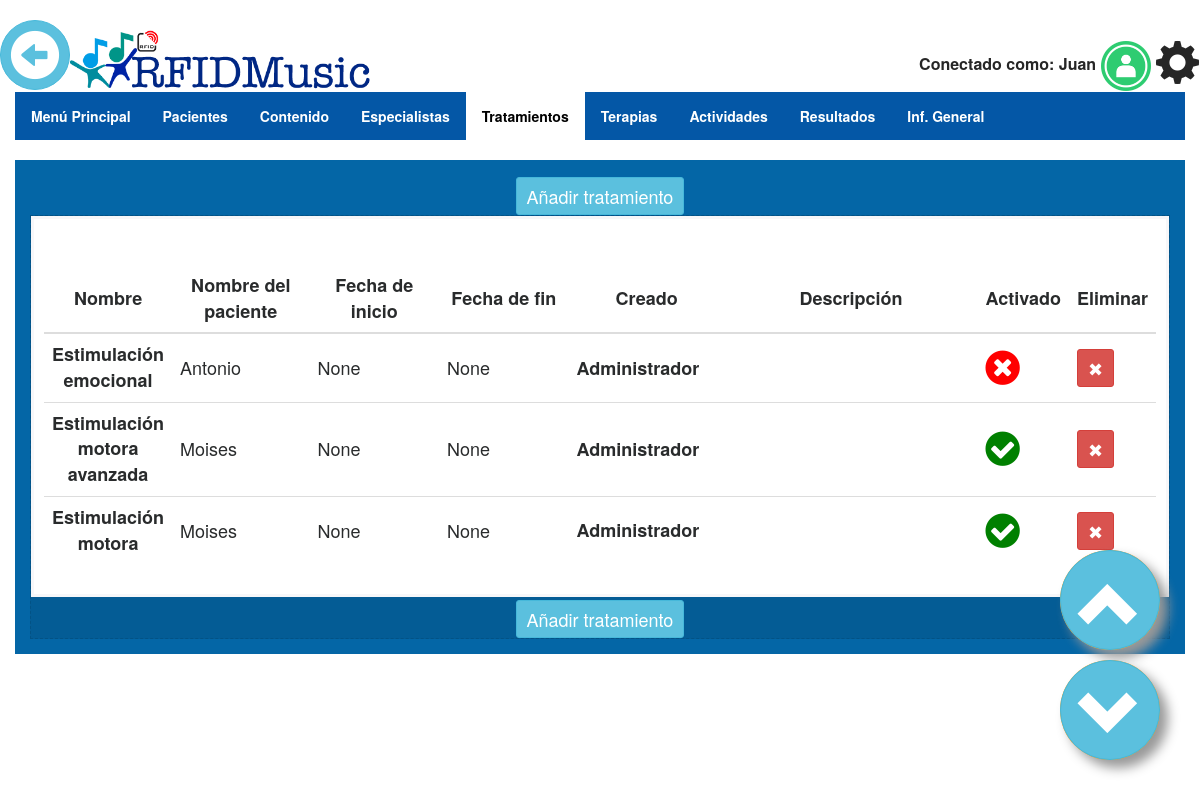
The page /settings/treatments_list/ (signed in) on the database its author committed.
### appQRMusical/models.py (models this page shows, shortened)
class Supervisa(models.Model):
    especialista = models.ForeignKey(Especialista,on_delete=models.CASCADE)
    tratamiento = models.ForeignKey(Tratamiento,on_delete=models.CASCADE)
    class Meta:
        unique_together = ("especialista","tratamiento")

class Tratamiento(models.Model):
    id = models.AutoField(primary_key=True)
    nombre = models.CharField("Nombre",max_length=50)
    paciente = models.ForeignKey(Paciente,on_delete=models.CASCADE)
    fecha_inicio = models.DateField(null=True,blank=True)
    fecha_fin = models.DateField(null=True,blank=True)
    descripcion = models.TextField(blank=True)
    activado = models.BooleanField(default=False)

class Paciente(models.Model):
    id = models.AutoField(primary_key=True)
    imagen = models.ImageField(upload_to='profiles/', blank=True)
    nombre = models.CharField("Nombre",max_length=50)
    apellido = models.CharField("Apellido",max_length=50)
    fecha_de_nacimiento = models.DateField(null=True,blank=True)
    edad = models.IntegerField(null=True,blank=True)
    genero = models.CharField(max_length=10,choices = Genero, blank=True)
    nivel = models.IntegerField(choices = Nivel,default=1)
    codigo = models.CharField(max_length=8, blank=True)
    online = models.CharField(max_length=10, choices=Valores_Online, default="no")
    def __str__(self):
        return self.nombre

class Especialista(models.Model):
    user = models.OneToOneField(User, on_delete=models.CASCADE)
    nombre = models.CharField("Nombre",max_length=50)
    apellido = models.CharField("Apellido",max_length=50)
    email = models.EmailField()

### appQRMusical/views.py (the view)
# urls.py: url(r'^settings/treatments_list/$', Tratamientos_list, name='treatments_list'),
def Tratamientos_list(request):
	model = Tratamiento
	req = request.user.id
	thera = Especialista.objects.get(user_id=req)
	sup = Supervisa.objects.filter(especialista_id=thera)
	template_name="treatments_list.html"
	login_url='/login/'
	redirect_field_name = "/login/"
	context = {
	'QRM_color' : "QRM_orange",
	'object_list' : Tratamiento.objects.all(),
	'thera' : thera,
    'supervise' :  Supervisa.objects.all()
	}
	return render(request,'treatments_list.html',context)

### appQRMusical/templatetags/zbar_extras.py (called while the page is built)
@register.simple_tag
def stop_cam():
	print("Stop Cam")
	if global_vars.zbar_status != None:
		os.system("ps -A | grep zbar| awk '{print $1}' | xargs kill -9 $1")
		global_vars.zbar_status = None
		global_vars.cam = 1

@register.simple_tag
def restart_game_vars():
	print("Reset game's global vars")
	global_vars.game_fail = 0
	global_vars.game_success = 0
	global_vars.game_initialized = False
	global_vars.last_message = global_vars.message
	global_vars.message_alert = "alert-info"
	global_vars.game_image = "/files/static/Who.png"
	global_vars.game_image = ""
	global_vars.game_file = ""
	global_vars.game_display = "none"
	global_vars.message = 'Get close QR code to cam'

### appQRMusical/templates/treatments_list.html (shortened to what this page needs)
{% extends "body.html" %}
{% block content_wrapper %}
<ul class="ullist">
  <strong>
  <li><a class="ullista" href="{% url 'settings' %}">Menú Principal</a></li>
  <li><a class="ullista" href="{% url 'users_list' %}">Pacientes</a></li>
  <li><a class="ullista" href="{% url 'gallery' %}">Contenido</a></li>
  <li><a class="ullista" href="{% url 'therapists_list' %}">Especialistas </a></li>
  <li><a class="ullistactive" href="{% url 'treatments_list' %}">Tratamientos </a></li>
  <li><a class="ullista" href="{% url 'therapies_list' %}">Terapias </a></li>
  <li><a class="ullista" href="{% url 'activity_settings' %}">Actividades</a></li>
  <li><a class="ullista" href="{% url 'results' %}">Resultados</a></li>
  <li><a class="ullista" href="{% url 'summary' %}">Inf. General</a></li>
</strong>
</ul>
<div class="col-sm-12 QRM_box {{QRM_color}}">
		<a href="{% url 'create_treatment' %}">
			<div class="btn btn-sm btn-info">
				<p>Añadir tratamiento</p>
			</div>
		</a>
	<div class="QRM_box_in">
		<div class="QRM_wrapper_table">
			<table class="table table-hover">
				<thead>
					<tr>
						<th>Nombre</th>
						<th>Nombre del paciente</th>
						<th>Fecha de inicio</th>
						<th>Fecha de fin</th>
						<th>Creado</th>
						<th>Descripción</th>
						<th>Activado</th>
                        <th>Eliminar</th>
			    	</tr>
				</thead>
				<tbody>
					    {% for object in supervise %}
						        <tr onclick="document.location = '{% url 'update_treatment' object.tratamiento.id %}';">
		              				<th scope="row" style="width: 3%; vertical-align: middle;">
                                        {{ object.tratamiento.nombre }}
                                    </th>
		              				<td style="width: 15%; vertical-align: middle;">
		              					{{ object.tratamiento.paciente }}
		              				</td>
		              				<td style="width: 15%; vertical-align: middle;">{{ object.tratamiento.fecha_inicio }}</td>
		              				<td style="width: 15%; vertical-align: middle;">{{ object.tratamiento.fecha_fin }}</td>
		              				<td style="width: 15%; vertical-align: middle;"><strong>{{ object.especialista.nombre }}</strong></td>
		              				<td style="width: 30%; vertical-align: middle;">{{ object.tratamiento.descripcion }}</td>
		              				<td style="width: 5%; vertical-align: middle;">
		              					{% if object.tratamiento.activado %}
                                        <i class="fa fa-check-circle" style="font-size:40px;color:Green"></i>
                                        {% else %}
                                        <i class="fa fa-times-circle" style="font-size:40px;color:red"></i>
                                        {% endif %}
                                    </td>
							        <td style=" vertical-align: middle;">
								        <form action="{% url 'treatment_delete' object.tratamiento.id %}" method="post">
										        <button type="submit" class="btn btn-danger btn-sm">
											        <p>✖</p>
										        </button>
								        </form>
							        </td>
		            			</tr>x
					    {% endfor %}
				</tbody>
			</table>
		</div>
		<a href="{% url 'create_treatment' %}">
			<div class="btn btn-sm btn-info">
				<p>Añadir tratamiento</p>
			</div>
		</a>
</div>
</div>
{% endblock content_wrapper %}

### appQRMusical/templates/base.html (shortened to what this page needs)
<!DOCTYPE html>
{% load staticfiles %}
{% load zbar_extras %}
<html lang="es">
	<head>
		<link href="{% static 'css/bootstrap.min.css' %}" rel="stylesheet" type="text/css">
		<link href="{% static 'css/QRMusical.css' %}" rel="stylesheet" type="text/css">
		<link rel="stylesheet" href="{% static 'css/bootstrap-select.css' %}" type="text/css"/>
        <link rel="stylesheet" href="https://cdnjs.cloudflare.com/ajax/libs/font-awesome/4.7.0/css/font-awesome.min.css">
	</head>
	<body>
		<div id="sidebar" class="navbar QRM_nav navbar-static-top">
			<div class="container-fluid QRM_container">
       				<div class="navbar-header">
                        <a class="navbar-nav">
                            <button type="button" onclick="goBack()" class="btn btn-info btn-back btn-xl"><i class="glyphicon glyphicon-circle-arrow-left" style="font-size:50px"></i></button>
                        </a>
						{% if user.is_authenticated %}
					<a href="{% url 'settings' %}" class="navbar-brand QRM_navbar-brand">
						<img src="/files/static/RFIDMusic.png" class="QRM_logo">
					</a>
                    {% else %}
					<a class="navbar-brand QRM_navbar-brand">
						<img src="/files/static/RFIDMusic.png" class="QRM_logo">
					</a>
                        {%endif%}
				</div>
				<div class="navbar-collapse collapse" style="height: 1px;">
					<ul class="nav navbar-nav QRM_navbar_nav">
                        {% if player.online == "si" %}
						    <a>Conectado como: {{ player }}</a>
                        {% if player.imagen %}
  						    <a>
                                <img onclick="confirmationUser()" class="img-circle"src="/{{ player.imagen.url }}" style="width: 50px">
						    </a>
                        {% else %}
								    <a style="top: -11px;">
									    <img onclick="confirmationUser()" src="/files/static/log_g.png" style="width: 50px">
								    </a>
                        {% endif %}
                        {% else %}
						{% if user.is_authenticated %}
						    <a>Conectado como: {{ user }}  </a>
							<a style="top: -11px;">
							<img  onclick="confirmation()" src="/files/static/log_g.png" style="width: 50px">
							</a>
							<a href="{% url 'user' %}" style="font-size: 45px;"> <i style="top:15px;" class="glyphicon glyphicon-cog"> </i></a>
						{% else %}
						<a>Pulsa para conectar --></a>
						<a href="/login/" style="top: -11px;">
						<img src="/files/static/log_b.png" style="width: 50px" title="Login" alt="Login">
						</a>
						{% endif %}
                        {% endif %}
					</ul>
				</div>
			</div>
		</div>
		<div id="content">
			{% block body %}{% endblock body %}
		</div>
		<footer>
                <a onclick="scrollWin(-50)" class="float2">
                   <button type="button" class="btn btn-info btn-circle btn-xl"> <i class="glyphicon glyphicon-chevron-up" style="font-size:65px" ></i></button>
                </a>
                <a onclick="scrollWin(50)" class="float">
                   <button type="button" class="btn btn-info btn-circle btn-xl"> <i class="glyphicon glyphicon-chevron-down" style="font-size:65px" ></i></button>
                </a>
		</footer>
	</body>
</html>

### appQRMusical/static/css/QRMusical.css (style rules this page uses)
.QRM_nav { font-size: 16px; color: #262626; font-weight: bold; margin-bottom: 0px !important; }
.QRM_navbar_nav { float:right; }
.QRM_navbar-brand { font-size: 35px; }
.QRM_container { padding: 20px 0px 0px 0px; }
.QRM_box { margin-left: auto; margin-right: auto; margin-top: 20px; padding: 15px; text-align: center; font-size: 18px; line-height: 36px; -webkit-transition-duration: 0.4s; transition-duration: 0.4s; }
.QRM_box_in { border-style: dashed; border-width: thin; border-color: rgba(0, 0, 0, 0.1); background-color: rgba(0, 0, 0, 0.1); color: #fff; }
.QRM_orange { background-color: #0466A6; }
.QRM_wrapper_table { padding: 1.5rem; margin-right: 0; margin-bottom: 0; margin-left: 0; border-width: .2rem; position: relative; padding: 1rem; border: solid #f7f7f9; background-color: white; }
.QRM_logo { width: 300px; top: -5px; position: relative; display: inline-block !important; }
.float { position:fixed; width:100px; height:100px; bottom:40px; right:40px; background-color:#FF9F19; color:#FFF; border-radius:50px; text-align:center; box-shadow: 8px 8px 12px #999; }
.float2 { position:fixed; width:100px; height:100px; bottom:150px; right:40px; background-color:#FF9F19; color:#FFF; border-radius:50px; text-align:center; box-shadow: 8px 8px 12px #999; }
body { font-family: "Helvetica Neue",Helvetica,Arial,sans-serif; }
a { color: inherit; text-decoration: none; }
p { margin: 0; font-size: 18px; line-height: 26px; font-weight: 400; }
footer { padding: 10px 0px 20px 0px; }
table { color: #292b2c; }
td { text-align: left; vertical-align: middle !important; }
th { text-align: -webkit-center; vertical-align: middle !important; }
ul { list-style-type: none; margin: 0; padding: 0; overflow: hidden; background-color: #FFFFFF; }
.ullist { list-style-type: none; margin: 0; padding: 0; overflow: hidden; background-color: #0457A6; }
li { float: left; }
li a { display: block; color: black; text-align: center; padding: 14px 16px; text-decoration: none; }
.ullista { display: block; color: white; text-align: center; padding: 14px 16px; text-decoration: none; }
.ullistactive { color: bllack; background-color: #FFFFFF; }
.btn-back { width: 70px; height: 70px; text-align: center; padding: 7px 7px; font-size: 2px; line-height: 2; border-radius: 50px; }
.btn-circle { width: 100px; height: 100px; text-align: center; padding: 20px 15px; font-size: 24px; line-height: 2; border-radius: 50px; }

### rows shown on the page
Supervisa: tratamiento.nombre "Estimulación emocional", tratamiento.paciente "Antonio", tratamiento.fecha_inicio "None", tratamiento.fecha_fin "None", especialista.nombre "Administrador"
Supervisa: tratamiento.nombre "Estimulación motora avanzada", tratamiento.paciente "Moises", tratamiento.fecha_inicio "None", tratamiento.fecha_fin "None", especialista.nombre "Administrador"
Supervisa: tratamiento.nombre "Estimulación motora", tratamiento.paciente "Moises", tratamiento.fecha_inicio "None", tratamiento.fecha_fin "None", especialista.nombre "Administrador"

### other values the page prints
{{ user }} "Juan"
